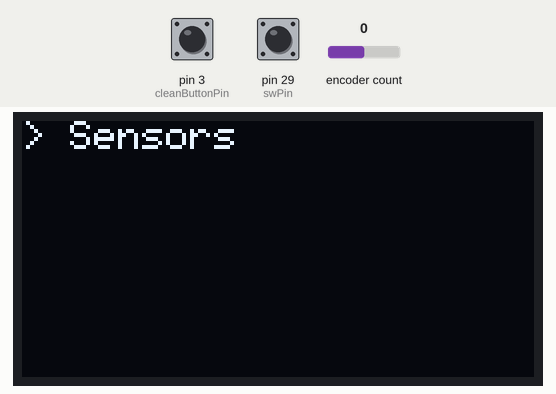
Recording of a sketch running on a simulated Arduino Mega 2560, built with avr-gcc and run on an emulated ATmega2560. On the bench: 128×64 one-colour display. The inputs (shaded band) are chosen by the test bench; at power-on: pin 29 (swPin) HIGH, encoder count 0, pin 3 (cleanButtonPin) HIGH.

Above: at 1.2 s.
1.3 s: pin 29 (swPin) pulled LOW for 1 s
At 2.5 s:
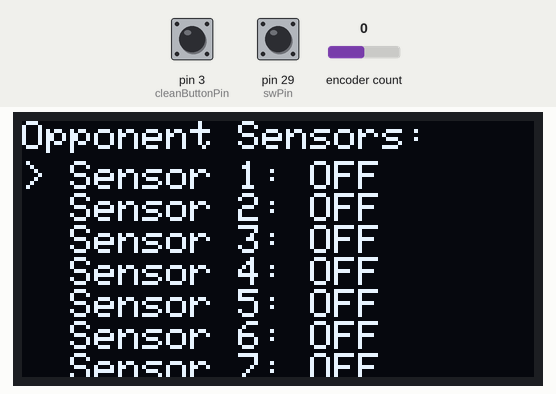
3.8 s: encoder count set to 1
At 4.6 s:
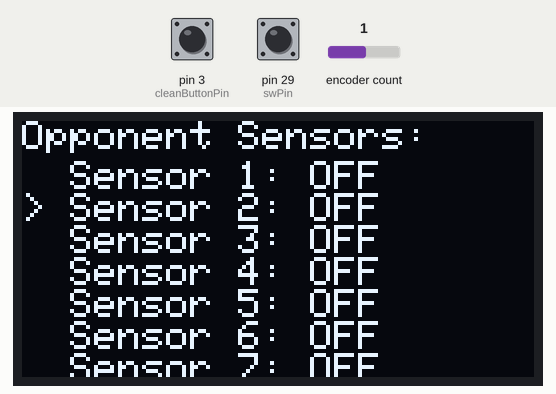
5.3 s: pin 29 (swPin) pulled LOW for 0.15 s
At 5.8 s:
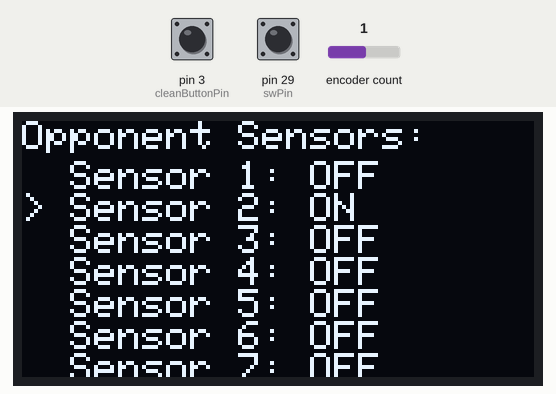
6.9 s: encoder count set to 2
At 7.7 s:
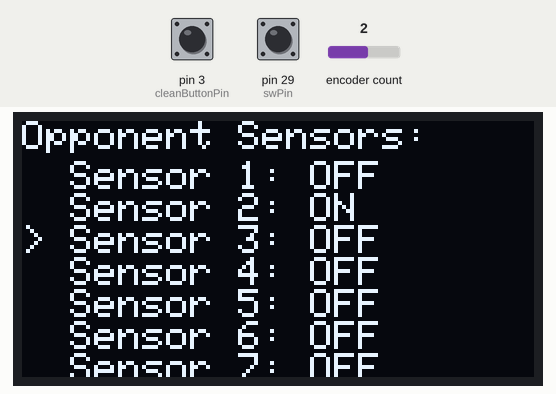
8.4 s: pin 3 (cleanButtonPin) pulled LOW for 0.15 s
At 9.1 s:
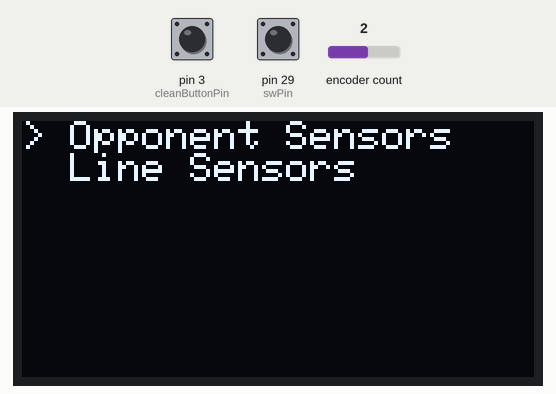
10.2 s: pin 29 (swPin) pulled LOW for 0.15 s
At 10.9 s:
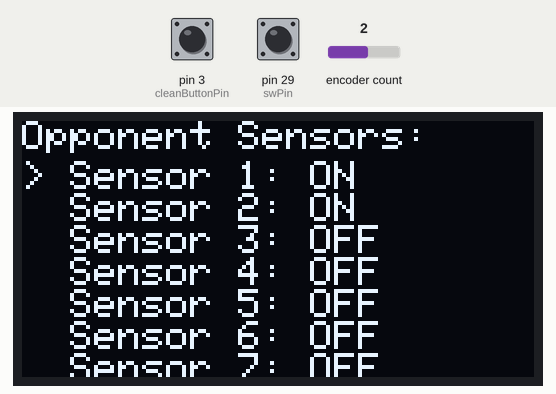
Timing chart, 0 to 12.8 s (numbered marks = the images above; inputs shaded):
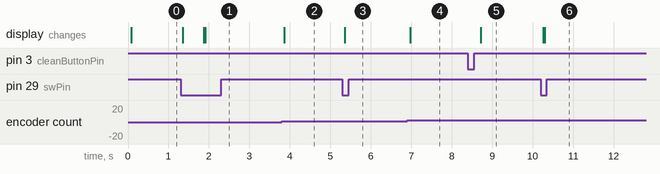

The sketch:

Sensors.ino
```cpp
#include <Arduino.h>
#include "menuSystem.h"
#include "sensorMenu.h"
#include "screen.h"
#include "RotaryEncoderHandler.h"
#include "Pins.h"

RotaryEncoderHandler encoderHandler(clkPin, dtPin, swPin, 500);
MenuSystem menuSystem(encoderHandler, cleanButtonPin, 200);
SensorConfig sensorConfig;


void setup() {
  Serial.begin(115200);
  setupScreen();
  setupSensorsMenu(menuSystem, sensorConfig);
}

void loop() {
  menuSystem.updateMenu();
  encoderHandler.update();
}
```

RotaryEncoderHandler.cpp
```cpp
#include "RotaryEncoderHandler.h"

RotaryEncoderHandler::RotaryEncoderHandler(int clkPin, int dtPin, int swPin, unsigned long debounceDelay)
  : _encoder(clkPin, dtPin), _swPin(swPin), _debounceDelay(debounceDelay),
    _lastPosition(0), _lastDebounceTime(0), _buttonPressed(false), _isActive(true) {}

void RotaryEncoderHandler::begin() {
  pinMode(_swPin, INPUT_PULLUP); // Set push button as input with pull-up resistor
  _lastPosition = _encoder.read();
}

void RotaryEncoderHandler::update() {
  if (!_isActive) {
    return; // Ignore inputs if the handler is disabled
  }

  // Handle push button debounce
  bool currentButtonState = digitalRead(_swPin) == LOW; // Active low
  if (currentButtonState && !_buttonPressed) {
    if ((millis() - _lastDebounceTime) > _debounceDelay) {
      _buttonPressed = true;
      _lastDebounceTime = millis();
    }
  } else if (!currentButtonState) {
    _buttonPressed = false;
  }
}

int RotaryEncoderHandler::getRotation() {
  if (!_isActive) {
    return 0; // Ignore rotation if the handler is disabled
  }

  int64_t newPosition = _encoder.read()/2;
  int rotation = 0;

  if (newPosition > _lastPosition) {
    rotation = 1; // Clockwise
  } else if (newPosition < _lastPosition) {
    rotation = -1; // Counter-clockwise
  }

  _lastPosition = newPosition;
  return rotation;
}

bool RotaryEncoderHandler::isButtonPressed() {
  return _isActive && _buttonPressed;
}

void RotaryEncoderHandler::resetButtonState() {
  _buttonPressed = false;
}

void RotaryEncoderHandler::setActive(bool active) {
  _isActive = active;
}
```

RotaryEncoderHandler.h
```cpp
#ifndef ROTARY_ENCODER_HANDLER_H
#define ROTARY_ENCODER_HANDLER_H

#include <Arduino.h>
#include <Encoder.h>
#include "Pins.h" // Pins declared separately

class RotaryEncoderHandler {
public:
    RotaryEncoderHandler(int clkPin, int dtPin, int swPin, unsigned long debounceDelay = 50);

    void begin();
    void update();

    int getRotation();  // Returns -1 for counter-clockwise, 1 for clockwise, 0 for no movement
    bool isButtonPressed(); // Returns true if the button is pressed
    void resetButtonState(); // Resets button state after being read
    void setActive(bool active); // Enables or disables input handling

private:
    Encoder _encoder;   // Using the Encoder library
    int64_t _lastPosition;

    int _swPin;                 // Push button pin
    unsigned long _debounceDelay; // Debounce delay in ms
    unsigned long _lastDebounceTime; // Tracks last debounce timestamp

    bool _buttonPressed;        // Tracks if the button was pressed
    bool _isActive;             // Flag to enable or disable the encoder handling
};

#endif // ROTARY_ENCODER_HANDLER_H
```

data_aquisition_manager.cpp
```cpp
#include "data_aquisition_manager.h"
#include "lineSensors.h"
#include "opponentSensors.h"

SensorData aquireAllSensorData(SensorConfig sensorConfig) {
  // We create a new SensorData instance
  SensorData dataResult = SensorData();

  // We check config if line sensors should be used
  if (sensorConfig.lineSensorConfig.useLineSensors) {
    // We aquire line data
    dataResult.linePositionResult = aquireLineSensorData(sensorConfig.lineSensorConfig);
  } else {
    // We set an empty oponent position data and set hasData to false
    dataResult.linePositionResult = LinePositionResult();
    dataResult.linePositionResult.hasData = false;
  }

  // We check config if oponent sensors should be used
  if (sensorConfig.opponentSensorConfig.useOpponentSensors) {
    // We aquire oponnet data
    dataResult.opponentPositionResult = aquireOpponentSensorData(sensorConfig.opponentSensorConfig);
  } else {
    // We set an empty oponent position data and set hasData to false
    dataResult.opponentPositionResult = OpponentPositionResult();
    dataResult.opponentPositionResult.hasData = false;
  }

  dataResult.hasData = true;
  return dataResult;
}

void printSensorDataToSerial(SensorData sensorData) {


  if (sensorData.opponentPositionResult.hasData) {
    if (sensorData.opponentPositionResult.rawData.sensor1.hasData) {
      Serial.print("Sensor 1: ");
      Serial.println(sensorData.opponentPositionResult.rawData.sensor1.value);
    }
    if (sensorData.opponentPositionResult.rawData.sensor2.hasData) {
      Serial.print("Sensor 2: ");
      Serial.println(sensorData.opponentPositionResult.rawData.sensor2.value);
    }
    // Repeat for other sensors (sensor3 to sensor11)
  }

  if (sensorData.linePositionResult.hasData) {
    if (sensorData.linePositionResult.rawData.frontLeft.hasData) {
      Serial.print("Front Left: ");
      Serial.println(sensorData.linePositionResult.rawData.frontLeft.value);
    }
    if (sensorData.linePositionResult.rawData.frontRight.hasData) {
      Serial.print("Front Right: ");
      Serial.println(sensorData.linePositionResult.rawData.frontRight.value);
    }
    // Repeat for backLeft and backRight
  }


  if (sensorData.opponentPositionResult.hasData) {
    Serial.print("Opponent Position: ");
    Serial.print(sensorData.opponentPositionResult.currentPosition);
    Serial.print("\t");
  } else {
    Serial.print("Opponent Position: No Data\t");
  }

  if (sensorData.linePositionResult.hasData) {
    Serial.print("Line Position: ");
    Serial.print(sensorData.linePositionResult.currentPosition);
    Serial.print("\t");
  } else {
    Serial.print("Line Position: No Data\t");
  }

  Serial.println();
}
```

data_aquisition_manager.h
```cpp
#ifndef DATA_AQUISITION_MANAGER_H
#define DATA_AQUISITION_MANAGER_H
#include "sensor_config.h"

// === PUBLIC ===
// Functions that shoudl be used externally from this Header

// Aquires all sensor data based on configuration
SensorData aquireAllSensorData(SensorConfig sensorConfig);

// Prints to serial given SensorData
void printSensorDataToSerial(SensorData sensorData);

#endif
```

lineSensors.cpp
```cpp
#include "lineSensors.h"
#include <Arduino.h>
#include "pins.h"

RawLineSensorData collectLineSensorData(LineSensorConfig lineSensorConfig) {
  RawLineSensorData rawData = RawLineSensorData();

  if (lineSensorConfig.useFrontLeft) {
    rawData.frontLeft = {true, digitalRead(LineSensor_FrontLeft)};
  } else {
    rawData.frontLeft = {false, 0};
  }

  if (lineSensorConfig.useFrontRight) {
    rawData.frontRight = {true, digitalRead(LineSensor_FrontRight)};
  } else {
    rawData.frontRight = {false, 0};
  }

  if (lineSensorConfig.useBackLeft) {
    rawData.backLeft = {true, digitalRead(LineSensor_BackLeft)};
  } else {
    rawData.backLeft = {false, 0};
  }

  if (lineSensorConfig.useBackRight) {
    rawData.backRight = {true, digitalRead(LineSensor_BackRight)};
  } else {
    rawData.backRight = {false, 0};
  }

  return rawData;
}

LinePositionResult preprocessRawLineSensorData(RawLineSensorData rawData) {
  LinePositionResult result = LinePositionResult();
  result.hasData = true;
  result.wasProcessed = true;
  result.rawData = rawData;

  int suma = 0, sgain = 0, s[4];

  s[1] = rawData.frontLeft.hasData ? rawData.frontLeft.value : 0;
  s[2] = rawData.frontRight.hasData ? rawData.frontRight.value : 0;
  s[3] = rawData.backLeft.hasData ? rawData.backLeft.value : 0;
  s[4] = rawData.backRight.hasData ? rawData.backRight.value : 0;

  for (int i = 1; i <= 4; i++) {
    suma = suma + s[i];
    sgain = sgain + s[i] * 10 * i;
  }

  if (suma == 0) {
    result.currentPosition = -1;
  } else {
    result.currentPosition = sgain / suma;
  }

  return result;
}

LinePositionResult aquireLineSensorData(LineSensorConfig lineSensorConfig) {
  RawLineSensorData rawData = collectLineSensorData(lineSensorConfig);
  if (lineSensorConfig.processLineSensors) {
    return preprocessRawLineSensorData(rawData);
  } else {
    LinePositionResult result = LinePositionResult();
    result.hasData = true;
    result.wasProcessed = false;
    result.rawData = rawData;
    return result;
  }
}
```

lineSensors.h
```cpp
#ifndef LINESENSORS_H
#define LINESENSORS_H

#include <Arduino.h>
#include "sensor_config.h"

// === PUBLIC ===
// Functions that should be used externally from this Header

// Acquires raw line sensor data and preprocesses it
LinePositionResult aquireLineSensorData(LineSensorConfig lineSensorConfig);

// === INTERNAL ===
// Available for use outside CPP, but shouldn't be used directly

// Collects the raw sensor data from the line sensors
RawLineSensorData collectLineSensorData(LineSensorConfig lineSensorConfig);

// Does initial processing of the raw line sensor data
LinePositionResult preprocessRawLineSensorData(RawLineSensorData rawData);

#endif // LINESENSORS_H
```

menuSystem.cpp
```cpp
#include "menuSystem.h"

MenuSystem::MenuSystem(RotaryEncoderHandler& encoder, int cleanButtonPin, unsigned long backDebounce)
    : _encoder(encoder), _cleanButtonPin(cleanButtonPin), _backDebounce(backDebounce),
      _lastBackPress(0), _currentMenuIndex(0), _backAction(nullptr) {
    _currentMenu = &_menuItems;
}

void MenuSystem::addMenuItem(const MenuItem& item) {
    _menuItems.push_back(item);
}

void MenuSystem::setBackAction(std::function<void()> backAction) {
    _backAction = backAction;
}

void MenuSystem::displayMenu() {
    display.clearDisplay();
    display.setCursor(0, 0);
    display.setTextSize(1);

    // Display the current menu items
    displayMenuItems(*_currentMenu);

    display.display();
}

void MenuSystem::displayMenuItems(const std::vector<MenuItem>& menuItems) {
    for (size_t i = 0; i < menuItems.size(); i++) {
        if (i == _currentMenuIndex) {
            display.print("> ");
        } else {
            display.print("  ");
        }
        display.println(menuItems[i].label);
    }
}

void MenuSystem::updateMenu() {
    _encoder.update();

    // Handle back button
    if (digitalRead(_cleanButtonPin) == LOW) {
        unsigned long currentTime = millis();
        if (currentTime - _lastBackPress > _backDebounce) {
            _lastBackPress = currentTime;
            handleBackButton();
        }
    }

    int rotation = _encoder.getRotation();
    if (rotation > 0) {
        _currentMenuIndex = (_currentMenuIndex + 1) % _currentMenu->size();
    } else if (rotation < 0) {
        _currentMenuIndex = (_currentMenuIndex - 1 + _currentMenu->size()) % _currentMenu->size();
    }

    if (_encoder.isButtonPressed()) {
        MenuItem& selectedItem = (*_currentMenu)[_currentMenuIndex];
        if (!selectedItem.subMenuItems.empty()) {
            // Enter submenu
            _menuHistory.push_back(_currentMenu);
            _currentMenu = &selectedItem.subMenuItems;
            _currentMenuIndex = 0;
        } else if (selectedItem.action) {
            selectedItem.action();
        }
        _encoder.resetButtonState();
    }

    displayMenu();
}

void MenuSystem::handleBackButton() {
    if (!_menuHistory.empty()) {
        // Return to the previous menu
        _currentMenu = _menuHistory.back();
        _menuHistory.pop_back();
        _currentMenuIndex = 0;
    } else if (_backAction) {
        _backAction(); // Call the back action
    }
    displayMenu();
}
```

menuSystem.h
```cpp
#ifndef MENUSYSTEM_H
#define MENUSYSTEM_H

#include <Arduino.h>
#include <vector>
#include <functional>
#include "RotaryEncoderHandler.h"
#include "Screen.h"

// Menu Item Structure
struct MenuItem {
    const char* label;
    std::function<void()> action; // Action for menu item
    std::vector<MenuItem> subMenuItems; // Submenu items (if any)

    MenuItem(const char* lbl, std::function<void()> act = nullptr, std::vector<MenuItem> subMenus = {})
        : label(lbl), action(act), subMenuItems(subMenus) {}
};

class MenuSystem {
public:
    MenuSystem(RotaryEncoderHandler& encoder, int cleanButtonPin, unsigned long backDebounce = 200);

    void addMenuItem(const MenuItem& item);
    void setBackAction(std::function<void()> backAction); // Reintroduced
    void displayMenu();
    void updateMenu();

private:
    RotaryEncoderHandler& _encoder;
    int _cleanButtonPin;
    unsigned long _backDebounce;
    unsigned long _lastBackPress;

    std::vector<MenuItem> _menuItems;
    std::vector<MenuItem>* _currentMenu;
    size_t _currentMenuIndex;
    std::vector<std::vector<MenuItem>*> _menuHistory; // History for back navigation
    std::function<void()> _backAction; // Reintroduced

    void handleBackButton();
    void displayMenuItems(const std::vector<MenuItem>& menuItems);
};

#endif // MENUSYSTEM_H
```

opponentSensors.cpp
```cpp
#include "opponentSensors.h"
#include <Arduino.h>
#include "pins.h"

RawOpponentSensorData collectOpponentSensorData(OpponentSensorConfig opponentSensorConfig) {
  RawOpponentSensorData rawData = RawOpponentSensorData();

  if (opponentSensorConfig.useSensor1) {
    rawData.sensor1 = {true, digitalRead(Sensor1_in)};
  } else {
    rawData.sensor1 = {false, 0};
  }

  if (opponentSensorConfig.useSensor2) {
    rawData.sensor2 = {true, digitalRead(Sensor2_in)};
  } else {
    rawData.sensor2 = {false, 0};
  }

  if (opponentSensorConfig.useSensor3) {
    rawData.sensor3 = {true, digitalRead(Sensor3_in)};
  } else {
    rawData.sensor3 = {false, 0};
  }

  if (opponentSensorConfig.useSensor4) {
    rawData.sensor4 = {true, digitalRead(Sensor4_in)};
  } else {
    rawData.sensor4 = {false, 0};
  }

  if (opponentSensorConfig.useSensor5) {
    rawData.sensor5 = {true, digitalRead(Sensor5_in)};
  } else {
    rawData.sensor5 = {false, 0};
  }

  if (opponentSensorConfig.useSensor6) {
    rawData.sensor6 = {true, digitalRead(Sensor6_in)};
  } else {
    rawData.sensor6 = {false, 0};
  }

  if (opponentSensorConfig.useSensor7) {
    rawData.sensor7 = {true, digitalRead(Sensor7_in)};
  } else {
    rawData.sensor7 = {false, 0};
  }

  if (opponentSensorConfig.useSensor8) {
    rawData.sensor8 = {true, digitalRead(Sensor8_in)};
  } else {
    rawData.sensor8 = {false, 0};
  }

  if (opponentSensorConfig.useSensor9) {
    rawData.sensor9 = {true, digitalRead(Sensor9_in)};
  } else {
    rawData.sensor9 = {false, 0};
  }

  if (opponentSensorConfig.useSensor10) {
    rawData.sensor10 = {true, digitalRead(Sensor10_in)};
  } else {
    rawData.sensor10 = {false, 0};
  }

  if (opponentSensorConfig.useSensor11) {
    rawData.sensor11 = {true, digitalRead(Sensor11_in)};
  } else {
    rawData.sensor11 = {false, 0};
  }

  return rawData;
}

OpponentPositionResult preprocessRawOpponentSensorData(RawOpponentSensorData rawData) {
  OpponentPositionResult result = OpponentPositionResult();
  result.hasData = true;
  result.wasProcessed = true;
  result.rawData = rawData;

  int suma = 0, sgain = 0, s[12];

  s[1] = rawData.sensor1.hasData ? rawData.sensor1.value : 0;
  s[2] = rawData.sensor2.hasData ? rawData.sensor2.value : 0;
  s[3] = rawData.sensor3.hasData ? rawData.sensor3.value : 0;
  s[4] = rawData.sensor4.hasData ? rawData.sensor4.value : 0;
  s[5] = rawData.sensor5.hasData ? rawData.sensor5.value : 0;
  s[6] = rawData.sensor6.hasData ? rawData.sensor6.value : 0;
  s[7] = rawData.sensor7.hasData ? rawData.sensor7.value : 0;
  s[8] = rawData.sensor8.hasData ? rawData.sensor8.value : 0;
  s[9] = rawData.sensor9.hasData ? rawData.sensor9.value : 0;
  s[10] = rawData.sensor10.hasData ? rawData.sensor10.value : 0;
  s[11] = rawData.sensor11.hasData ? rawData.sensor11.value : 0;

  for (int i = 1; i <= 11; i++) {
    suma += s[i];
    sgain += s[i] * 10 * i;
  }

  if (suma == 0) {
    result.currentPosition = -1;
  } else {
    result.currentPosition = sgain / suma;
  }

  return result;
}

OpponentPositionResult aquireOpponentSensorData(OpponentSensorConfig opponentSensorConfig) {
  RawOpponentSensorData rawData = collectOpponentSensorData(opponentSensorConfig);
  if (opponentSensorConfig.processOpponentSensors) {
    return preprocessRawOpponentSensorData(rawData);
  } else {
    OpponentPositionResult result = OpponentPositionResult();
    result.hasData = true;
    result.wasProcessed = false;
    result.rawData = rawData;
    return result;
  }
}
```

opponentSensors.h
```cpp
#ifndef OPPONENTSENSORS_H
#define OPPONENTSENSORS_H

#include <Arduino.h>
#include "sensor_config.h"

// === PUBLIC ===
// Functions that should be used externally from this Header

// Acquires raw opponent sensor data and preprocesses it
OpponentPositionResult aquireOpponentSensorData(OpponentSensorConfig opponentSensorConfig);

// === INTERNAL ===
// Available for use outside CPP, but shouldn't be used directly

// Collects the raw sensor data from the opponent sensors
RawOpponentSensorData collectOpponentSensorData(OpponentSensorConfig opponentSensorConfig);

// Does initial processing of the raw opponent sensor data
OpponentPositionResult preprocessRawOpponentSensorData(RawOpponentSensorData rawData);

#endif // OPPONENTSENSORS_H
```

screen.cpp
```cpp
#include "Screen.h"

// Define the display object
Adafruit_SH1106G display(SCREEN_WIDTH, SCREEN_HEIGHT, &Wire, OLED_RESET);

void setupScreen() {
    if (!display.begin(I2C_ADDRESS, OLED_RESET)) {
        for (;;) {} // Halt if the display fails to initialize
    }
    display.clearDisplay();
    display.setTextSize(1);
    display.setTextColor(SH110X_WHITE);
    display.display();
}
```

screen.h
```cpp
#ifndef SCREEN_H
#define SCREEN_H

#include <Adafruit_SH110X.h>

// OLED Configuration
#define SCREEN_WIDTH 128
#define SCREEN_HEIGHT 64
#define OLED_RESET -1
#define I2C_ADDRESS 0x3D

#define BLACK 0
#define WHITE 1

// Declare the display object as extern
extern Adafruit_SH1106G display;

void setupScreen();

#endif // SCREEN_H
```

sensorMenu.h
```cpp
#ifndef SENSORMENU_H
#define SENSORMENU_H

#include "menuSystem.h"
#include "sensor_config.h"

// Sets up the Sensors menu with submenus for Opponent and Line Sensors
void setupSensorsMenu(MenuSystem& menuSystem, SensorConfig& sensorConfig);

#endif // SENSORMENU_H
```

Source omitted: sensorMenu.cpp (3717 bytes), pins.cpp (845 bytes), pins.h (825 bytes), sensor_config.h (1731 bytes)

Measured:
- after the input at 1.3 s, the display: first changes after 0.05 s (image 1 shows a later state)
- after the input at 3.8 s, the display: changes after 0.06 s (image 2)
- after the input at 5.3 s, the display: changes after 0.06 s (image 3)
- after the input at 6.9 s, the display: changes after 0.08 s (image 4)
- after the input at 8.4 s, the display: changes after 0.32 s (image 5)
- after the input at 10.2 s, the display: first changes after 0.06 s (image 6 shows a later state)
